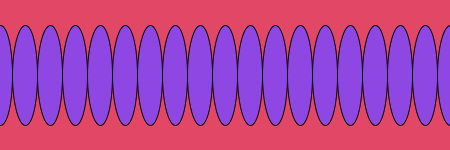
Frame 1 (no input)
Frame 60 (the mouse pressed at the canvas centre just before this capture): identical to frame 1, image omitted
Frame 120 (the mouse held since frame 60 and released just before this capture): identical to frame 1, image omitted

The Processing sketch that drew this single still picture (run headless with seeded random() and noise(); from frame 60 on, the mouse is pressed at the canvas centre):

// Processing sketch: sketch_240426c
// ── sketch_240426c.pde
void setup(){
  size(450, 150);
}

void draw(){
  background(#E34766);
  fill(#8F47E3);
  for(int i = 0; i <= 450; i+=25)
    ellipse(i, 75, 25, 100);
}
